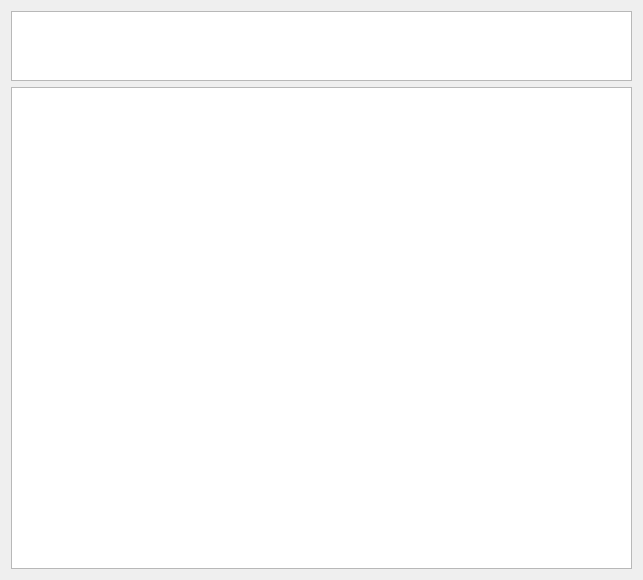
<?xml version="1.0" encoding="UTF-8"?>
<ui version="4.0">
 <class>Dialog</class>
 <widget class="QDialog" name="Dialog">
  <property name="geometry">
   <rect>
    <x>0</x>
    <y>0</y>
    <width>643</width>
    <height>580</height>
   </rect>
  </property>
  <property name="windowTitle">
   <string>Debug Console</string>
  </property>
  <layout class="QVBoxLayout" name="verticalLayout">
   <item>
    <widget class="QPlainTextEdit" name="text">
     <property name="sizePolicy">
      <sizepolicy hsizetype="Expanding" vsizetype="Expanding">
       <horstretch>0</horstretch>
       <verstretch>1</verstretch>
      </sizepolicy>
     </property>
     <property name="maximumSize">
      <size>
       <width>16777215</width>
       <height>100</height>
      </size>
     </property>
     <property name="lineWrapMode">
      <enum>QPlainTextEdit::NoWrap</enum>
     </property>
    </widget>
   </item>
   <item>
    <widget class="QPlainTextEdit" name="log">
     <property name="sizePolicy">
      <sizepolicy hsizetype="Expanding" vsizetype="MinimumExpanding">
       <horstretch>0</horstretch>
       <verstretch>8</verstretch>
      </sizepolicy>
     </property>
     <property name="focusPolicy">
      <enum>Qt::ClickFocus</enum>
     </property>
     <property name="readOnly">
      <bool>true</bool>
     </property>
    </widget>
   </item>
  </layout>
 </widget>
 <resources/>
 <connections/>
</ui>
